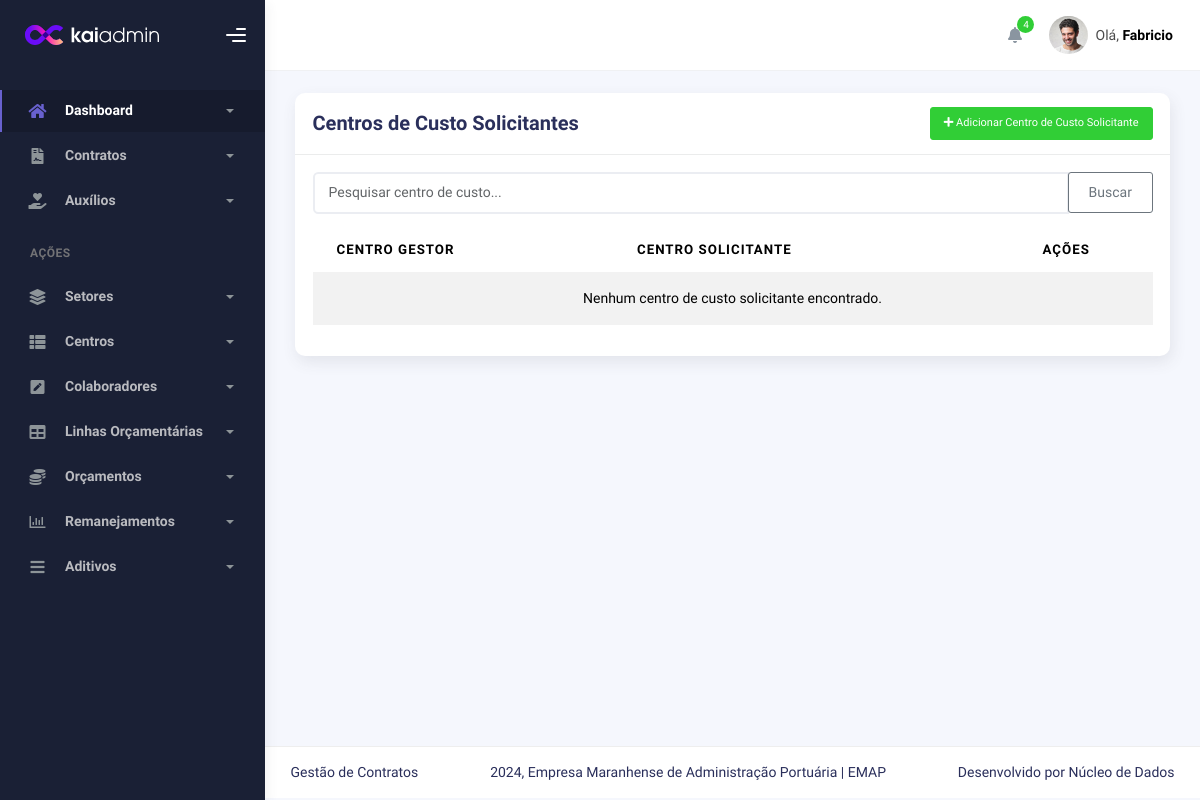
/centros/listarcentrosolicitante/, run on an earlier commit of the app's database.
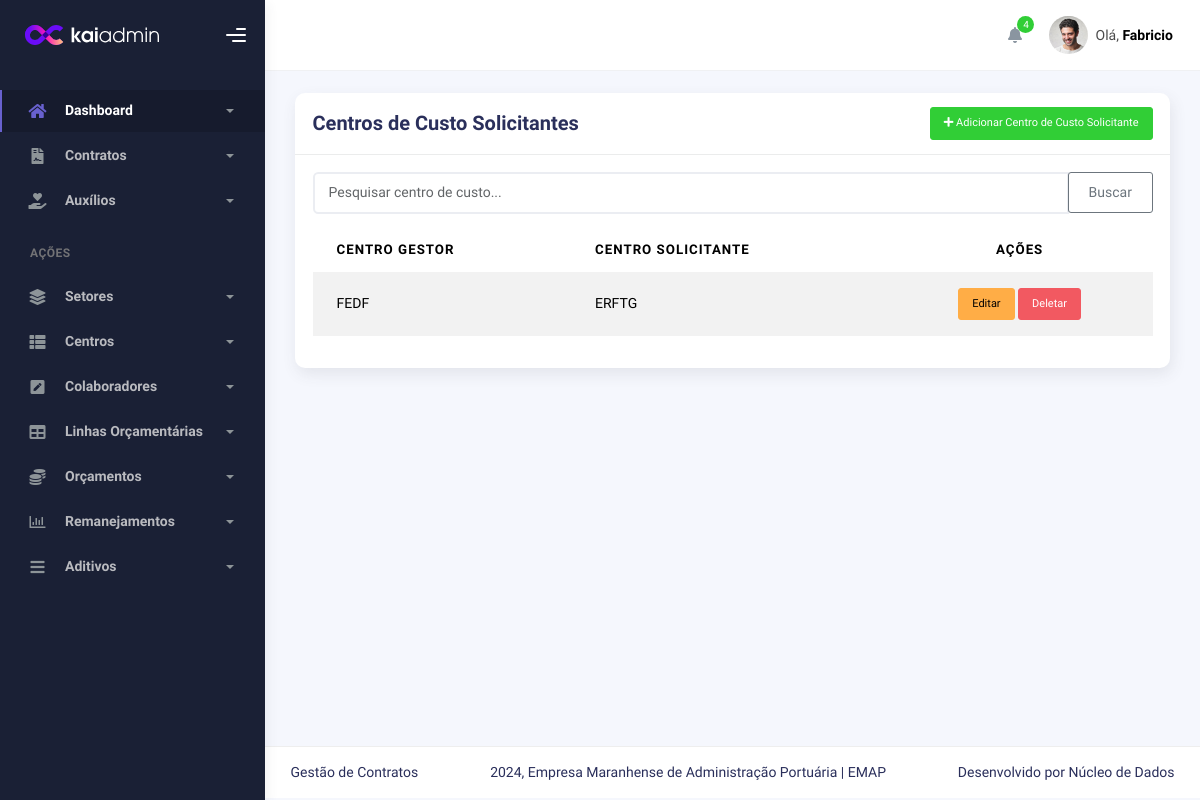
And on a later commit of the database.
### centers/models.py (models this page shows, shortened)
class CentroDeCustoSolicitante(models.Model):
    centro_gestor = models.ForeignKey(CentroDeCustoGestor, on_delete=models.CASCADE, related_name='solicitantes')
    nome = models.CharField(max_length=100)
    class Meta:
        unique_together = ('centro_gestor', 'nome')

class CentroDeCustoGestor(models.Model):
    nome = models.CharField(max_length=100,unique=True)

### centers/views.py (the view)
# urls.py: path('listarcentrosolicitante/', CentroDeCustoSolicitanteListView.as_view(), name='centro_solicitante_list'),
class CentroDeCustoSolicitanteListView(ListView):
    model = CentroDeCustoSolicitante
    template_name = 'centrodecustosolicitante_list.html'
    context_object_name = 'solicitantes'
    paginate_by = 5
    def get_queryset(self):
        query = self.request.GET.get('search')
        if query:
            return CentroDeCustoSolicitante.objects.filter(nome__icontains=query)
        return CentroDeCustoSolicitante.objects.all()

### centers/templates/centrodecustosolicitante_list.html (shortened to what this page needs)
{% extends 'index.html' %}
{% block 'conteudo' %}
<div class="container">
    <div class="page-inner">
        <div class="row">
            <div class="col-md-12">
                <div class="card">
                    <div class="card-header d-flex justify-content-between align-items-center">
                        <h4 class="card-title">Centros de Custo Solicitantes</h4>
                        <a href="{% url 'centro_solicitante_create' %}" class="btn btn-success btn-sm">
                            <i class="fas fa-plus"></i> Adicionar Centro de Custo Solicitante
                        </a>
                    </div>
                    <div class="card-body">
                        <form method="GET" action="{% url 'centro_solicitante_list' %}">
                            <div class="input-group mb-3">
                                <input type="text" id="searchInput" class="form-control" name="search" value="{{ search_query }}" placeholder="Pesquisar centro de custo...">
                                <div class="input-group-append">
                                    <button class="btn btn-outline-secondary" type="submit">Buscar</button>
                                </div>
                            </div>
                        </form>
                        <table class="table table-striped">
                            <thead>
                                <tr>
                                    <th>Centro Gestor</th>
                                    <th>Centro Solicitante</th>
                                    <th class="text-center">Ações</th>
                                </tr>
                            </thead>
                            <tbody id="centrodeustosolicitanteTable">
                                {% for solicitante in page_obj %}
                                <tr>
                                    <td>{{ solicitante.centro_gestor.nome }}</td>
                                    <td>{{ solicitante.nome }}</td>
                                    <td class="text-center">
                                        <a href="{% url 'centro_solicitante_update' solicitante.pk %}" class="btn btn-warning btn-sm">Editar</a>
                                        <a href="{% url 'centro_solicitante_delete' solicitante.pk %}" class="btn btn-danger btn-sm">Deletar</a>
                                    </td>
                                </tr>
                                {% empty %}
                                <tr>
                                    <td colspan="3" class="text-center">Nenhum centro de custo solicitante encontrado.</td>
                                </tr>
                                {% endfor %}
                            </tbody>
                        </table>
                    </div>
                </div>
            </div>
        </div>
    </div>
</div>
{% endblock %}

What changed in the data, as far as the page shows it:
added CentroDeCustoSolicitante: centro_gestor.nome "FEDF", nome "ERFTG"
Also different on the page:
text no longer shown: "Nenhum centro de custo solicitante encontrado."
